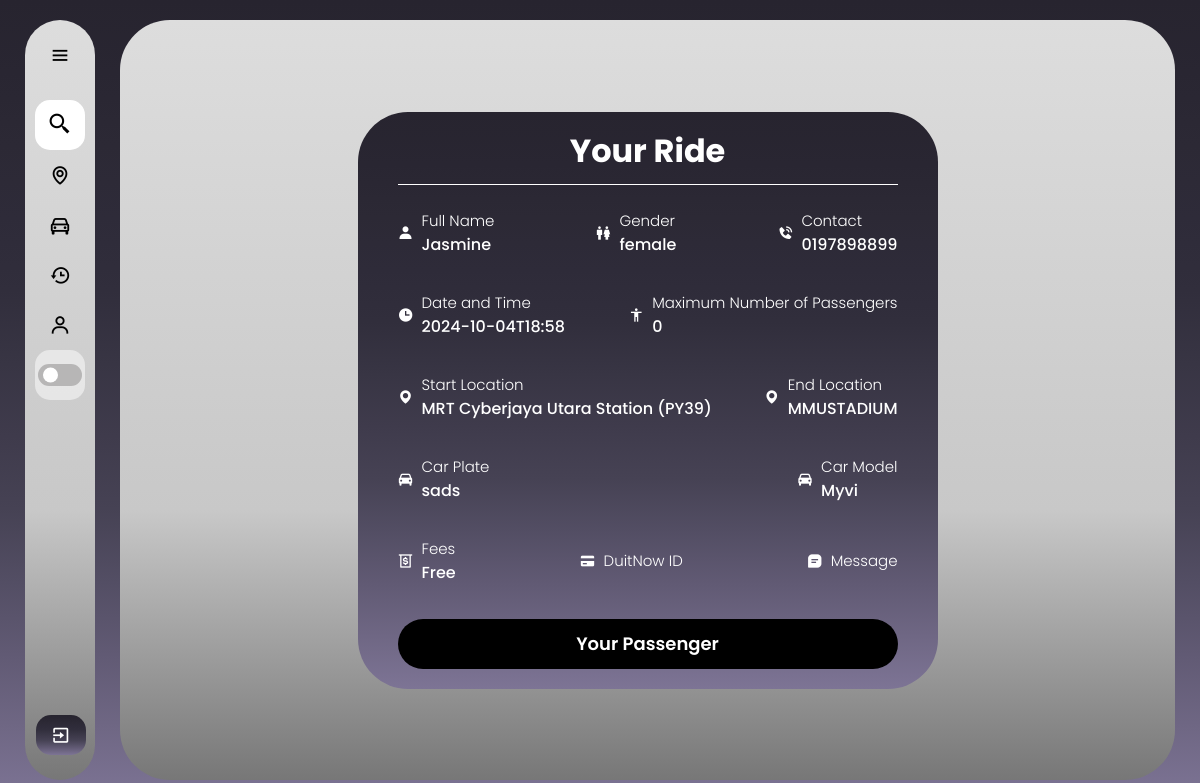
Screenshot of /match_passenger/4 (signed in) with the database file from the repository.
### web/models.py (models this page shows)
class Profile(db.Model):
    id = db.Column(db.Integer, primary_key=True)
    fullName = db.Column(db.String(150))
    gender = db.Column(db.String(100), nullable=False)
    birthyear=db.Column(db.String(15), nullable=False)
    contact = db.Column(db.String(15), nullable=False)
    status = db.Column(db.String(20), nullable=False, default='APPROVING')
    profile_pic = db.Column(db.String(200), default="default.jpg")  # Make sure this column is present
    user_id = db.Column(db.Integer, db.ForeignKey('user.id'), nullable=False)

class Rides(db.Model):
    id = db.Column(db.Integer, primary_key=True)
    dateandTime = db.Column(db.String(50), nullable=False)
    start_location = db.Column(db.String(100), nullable=False)
    start_location_lat = db.Column(db.Float, nullable=True)  # Nullable
    start_location_lng = db.Column(db.Float, nullable=True)  # Nullable
    end_location = db.Column(db.String(100), nullable=False)
    end_location_lat = db.Column(db.Float, nullable=True)  # Nullable
    end_location_lng = db.Column(db.Float, nullable=True)  # Nullable
    carplate = db.Column(db.String(20), nullable=False)
    carmodel = db.Column(db.String(50), nullable=False)
    totalperson = db.Column(db.Integer, nullable=False)
    fees = db.Column(db.String(50), nullable=False)
    duitnowid = db.Column(db.String(50), nullable=True)  # Nullable
    message = db.Column(db.Text, nullable=True)  # Nullable
    status = db.Column(db.String(50), nullable=False)
    user_id = db.Column(db.Integer, db.ForeignKey('user.id'), nullable=False)
    passenger_matches = db.relationship('PassengerMatch', foreign_keys='PassengerMatch.driver_id', backref='driver_post', lazy=True)

### web/routes.py (the view)
@bp.route('/match_passenger/<int:driver_id>')
@login_required
def match_passenger(driver_id):
    profile = Profile.query.filter_by(user_id=current_user.id).first()
    driver = Rides.query.get_or_404(driver_id)
    driver_id=driver_id
    profiles = Profile.query.all()
    profile_dict = {profile.user_id: profile for profile in profiles}
    matches = PassengerMatch.query.filter_by(driver_id=driver_id, status='PAYMENT PENDING').all()
    matches_review = PassengerMatch.query.filter_by(driver_id=driver_id, status='PENDING REVIEW').all()
    matches_approving = PassengerMatch.query.filter_by(driver_id=driver_id, status='APPROVING').all()
    matches_completed = PassengerMatch.query.filter_by(driver_id=driver_id, status='COMPLETED').all()
    matches_confirmed = PassengerMatch.query.filter_by(driver_id=driver_id, status='CONFIRMED').all()
    print(f"Profile dict keys: {profile_dict.keys()}")
    print(f"Driver user ID: {driver.user_id}")
    return render_template(
        'match_passenger.html',
        driver=driver,
        driver_id=driver_id,
        matches=matches,
        profile_dict=profile_dict,
        profile=profile,
        matches_approving=matches_approving,
        matches_completed=matches_completed,
        matches_confirmed=matches_confirmed,
        matches_review=matches_review
    )

### web/templates/match_passenger.html (shortened to what this page needs)
{% extends "base.html" %}
{% block content %}
<!DOCTYPE html>
<html lang="en">
<head>
    <link rel="stylesheet" href="../static/match_passenger.css">
    <link href='https://unpkg.com/boxicons@2.1.4/css/boxicons.min.css' rel='stylesheet'>
</head>
<body>
    <div class="container">
        <div class="size">
            <div class="driver">
                <div class="header">
                    <h1>Your Ride</h1>
                </div>
                <div class="details">
                    <div class="row">
                        <div class="info_left-right">
                            <i class='bx bxs-user'></i>
                            <div class="info_up-down">
                                <h3>Full Name</h3>
                                <p>{{ profile_dict[driver.user_id].fullName }}</p>
                            </div>
                        </div>
                        <div class="info_left-right">
                            <i class='bx bx-male-female'></i>
                            <div class="info_up-down">
                                <h3>Gender</h3>
                                <p>{{ profile_dict[driver.user_id].gender }}</p>
                            </div>
                        </div>
                        <div class="info_left-right">
                            <i class='bx bxs-phone-call'></i>
                            <div class="info_up-down">
                                <h3>Contact</h3>
                                <p>{{ profile_dict[driver.user_id].contact }}</p>
                            </div>
                        </div>
                    </div>
                    <div class="row">
                        <div class="info_left-right">
                            <i class='bx bxs-time' ></i>
                            <div class="info_up-down">
                                <h3>Date and Time</h3>
                                <p>{{ driver.dateandTime }}</p>
                            </div>
                        </div>
                        <div class="info_left-right">
                            <i class='bx bx-body'></i>
                            <div class="info_up-down">
                                <h3>Maximum Number of Passengers</h3>
                                <p>{{ driver.totalperson }}</p>
                            </div>
                        </div>
                    </div>
                    <div class="row">
                        <div class="info_left-right">
                            <i class='bx bxs-map'></i>
                            <div class="info_up-down">
                                <h3>Start Location</h3>
                                <p>{{ driver.start_location }}</p>
                            </div>
                        </div>
                        <div class="info_left-right">
                            <i class='bx bxs-map'></i>
                            <div class="info_up-down">
                                <h3>End Location</h3>
                                <p>{{ driver.end_location }}</p>
                            </div>
                        </div>
                    </div>
                    <div class="row">
                        <div class="info_left-right">
                            <i class='bx bxs-car'></i>
                            <div class="info_up-down">
                                <h3>Car Plate</h3>
                                <p>{{ driver.carplate }}</p>
                            </div>
                        </div>
                        <div class="info_left-right">
                            <i class='bx bxs-car'></i>
                            <div class="info_up-down">
                                <h3>Car Model</h3>
                                <p>{{ driver.carmodel }}</p>
                            </div>
                        </div>
                    </div>
                    <div class="row">
                        <div class="info_left-right">
                            <i class='bx bx-money-withdraw' ></i>
                            <div class="info_up-down">
                                <h3>Fees</h3>
                                <p>{{ driver.fees }}</p>
                            </div>
                        </div>
                        <div class="info_left-right">
                            <i class='bx bxs-credit-card'></i>
                            <div class="info_up-down">
                                <h3>DuitNow ID</h3>
                            </div>
                        </div>
                        <div class="info_left-right">
                            <i class='bx bxs-message-square-detail'></i>
                            <div class="info_up-down">
                                <h3>Message</h3>
                            </div>
                        </div>
                    </div>
                </div>
                <a href="{{ url_for('main.passenger_matched', driver_id=driver_id) }}">
                    <div class="btn-container">
                        <button type="submit" class="btn">Your Passenger</button>
                    </div>
                </a>
            </div>
        </div>
    </div>
</body>
</html>
{% endblock %}

### web/static/base.css (style rules this page uses)
* { margin: 0; padding: 0; box-sizing: border-box; font-family: "poppins"; }
:root { --background-color: linear-gradient(to bottom, #27242f, #292632, #2c2935, #2e2b39, #312e3c, #383544, #3f3b4c, #464254, #534e64, #615a74, #6f6784, #7d7495); --box-color: linear-gradient(180deg, #DDDDDD 0%, #C8C8C8 64.5%, #777777 100%); --text-color: black; --toggle-color: white; --mode-background: rgba(255, 255, 255, 0.5); --box-shadow: 5px 5px 10px rgba(0, 0, 0, 0.5); --scroll: #0004; }
body { position: relative; min-height: 100vh; width: 100%; overflow: hidden; background: var(--background-color) fixed; }

### web/static/match_passenger.css (style rules this page uses)
* { margin: 0; padding: 0; box-sizing: border-box; font-family: "poppins"; }
:root { --background-color: linear-gradient(to bottom, #27242f, #292632, #2c2935, #2e2b39, #312e3c, #383544, #3f3b4c, #464254, #534e64, #615a74, #6f6784, #7d7495); --box-color: linear-gradient(180deg, #DDDDDD 0%, #C8C8C8 64.5%, #777777 100%); --text-color: black; --toggle-color: white; --mode-background: rgba(255, 255, 255, 0.5); --box-shadow: 5px 5px 10px rgba(0, 0, 0, 0.5); --box-shadow2: 10px 10px 20px rgba(0, 0, 0, 0.5); --table-header: #2424242f; --table-data: #0000000b; --table-hover: #fff6; --btn: rgba(0, 0, 0, 0.7); --scroll: #0004; }
body { position: relative; min-height: 100vh; width: 100%; }
.container { position: absolute; top: 20px; bottom: 20px; left: 120px; right: 25px; background: var(--box-color); border-radius: 50px; transition: all 0.5s ease; display: flex; justify-content: center; align-items: center; padding: 0 10px; }
.size { max-height: calc(95% - .8rem); margin: .8rem auto; overflow-y: auto; overflow-x: auto; transition: all 0.5s ease; }
.driver { color: var(--toggle-color); background: var(--background-color); width: 580px; border-radius: 50px; padding: 15px 40px; white-space: nowrap; }
h1 { border-bottom: 1px solid; padding-bottom: 9px; text-align: center; }
.details { padding-top: 24px; }
.row { display: flex; justify-content: space-between; margin-bottom: 34px; gap: 20px; }
h3 { font-size: 15px; font-weight: 300; }
p { font-size: 16px; font-weight: 500; }
.info_left-right { display: flex; align-items: center; gap: 8px; }
.btn { width: 100%; height: 50px; background: black; border: none; border-radius: 25px; color: white; cursor: pointer; font-size: 18px; font-weight: 600; margin-bottom: 5px; }

### rows the page displays
Profile: fullName "Jasmine", gender "female", contact "0197898899"
Rides: dateandTime "2024-10-04T18:58", totalperson "0", start_location "MRT Cyberjaya Utara Station (PY39)", end_location "MMUSTADIUM", carplate "sads", carmodel "Myvi", fees "Free"
